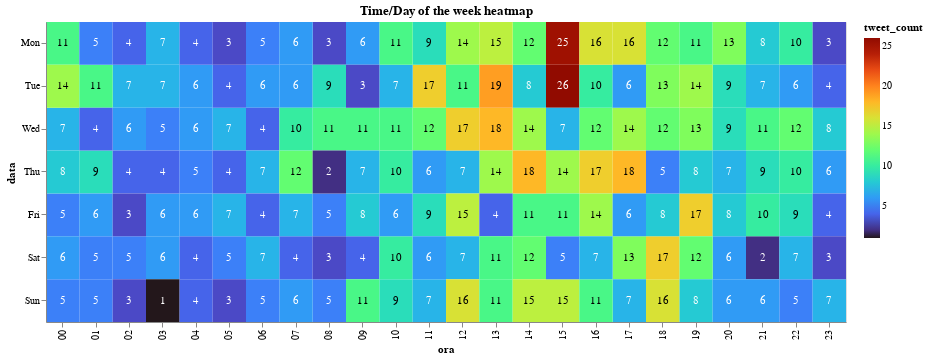

Write notebook code for a chart like this one.
### Markdown cell above
The code is pretty much the same as the above. The heatmap now shows a peak in the number of tweets created after 10 am every day of the week.

### Code cell
lista_ora = []
index_ora = 0

for element in data: 
    token=data[index_ora]['created_at']
    day = parse(token)
    day = day.strftime('%a')
    
    hour = parse(token)
    hour = hour.strftime('%H')
    
    lista_ora.append(day + " "+ hour)
    index_ora=index_ora+1


count_ora=Counter(lista_ora)

df_ora = pd.DataFrame.from_dict(count_ora, orient='index').reset_index()
df_ora = df_ora.rename(columns={'index':'data', 0:'tweet_count'})
columnone = df_ora['data'].tolist()

dlist = []
hlist = []
for el in columnone:
    t = el.split()
    dlist.append(t[0])
    hlist.append(t[1])
    
df_ora['data'] = dlist
df_ora['ora'] = hlist

chart = alt.Chart(
    df_ora,
    title="Time/Day of the week heatmap"
).mark_rect().encode(
    x='ora:N',
    y=alt.Y('data:N',sort=['Mon','Tue','Wed','Thu','Fri','Sat','Sun']),
    color=alt.Color('tweet_count:Q', scale=alt.Scale(scheme="turbo")),
    tooltip=[
        alt.Tooltip('data:N', title='Date'),
        alt.Tooltip('tweet_count:Q', title='Tweet Count')
    ]
).properties(width=800, height=300)

# Configure text
text = chart.mark_text(baseline='middle').encode(
    text='tweet_count:Q',
    color=alt.condition(
        alt.FieldRangePredicate(field='tweet_count', range=[9,20]),
        alt.value('black'),#if true
        alt.value('white')#if false
    )
)

chart + text

### Figure 1 — Vega-Lite specification as saved in the notebook (floating-point values rounded to 4 significant figures; data arrays with more than 128 entries replaced by an {"elided": "..."} marker saying what was removed)
{"config": {"view": {"continuousWidth": 400, "continuousHeight": 300}}, "layer": [{"mark": "rect", "encoding": {"color": {"type": "quantitative", "field": "tweet_count", "scale": {"scheme": "turbo"}}, "tooltip": [{"type": "nominal", "field": "data", "title": "Date"}, {"type": "quantitative", "field": "tweet_count", "title": "Tweet Count"}], "x": {"type": "nominal", "field": "ora"}, "y": {"type": "nominal", "field": "data", "sort": ["Mon", "Tue", "Wed", "Thu", "Fri", "Sat", "Sun"]}}, "height": 300, "title": "Time/Day of the week heatmap", "width": 800}, {"mark": {"type": "text", "baseline": "middle"}, "encoding": {"color": {"condition": {"value": "black", "test": {"field": "tweet_count", "range": [9, 20]}}, "value": "white"}, "text": {"type": "quantitative", "field": "tweet_count"}, "tooltip": [{"type": "nominal", "field": "data", "title": "Date"}, {"type": "quantitative", "field": "tweet_count", "title": "Tweet Count"}], "x": {"type": "nominal", "field": "ora"}, "y": {"type": "nominal", "field": "data", "sort": ["Mon", "Tue", "Wed", "Thu", "Fri", "Sat", "Sun"]}}, "height": 300, "title": "Time/Day of the week heatmap", "width": 800}], "data": {"name": "data-d46b5a9c55cf09f72f6a889952cd379d"}, "$schema": "https://vega.github.io/schema/vega-lite/v4.8.1.json", "datasets": {"data-d46b5a9c55cf09f72f6a889952cd379d": {"elided": "168 records"}}}
